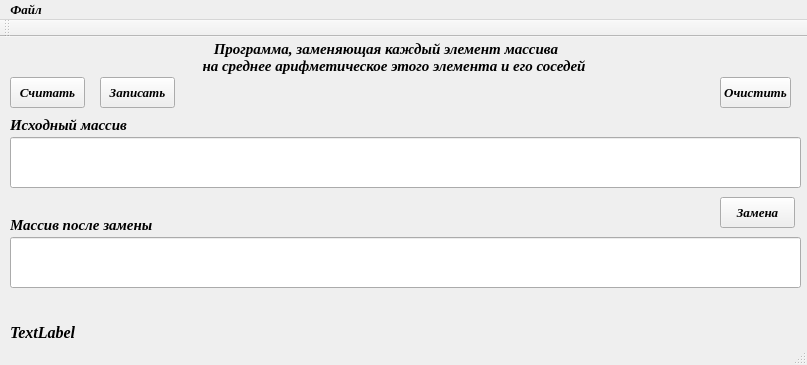
<?xml version="1.0" encoding="UTF-8"?>
<ui version="4.0">
 <class>MainWindow</class>
 <widget class="QMainWindow" name="MainWindow">
  <property name="windowModality">
   <enum>Qt::NonModal</enum>
  </property>
  <property name="geometry">
   <rect>
    <x>0</x>
    <y>0</y>
    <width>807</width>
    <height>365</height>
   </rect>
  </property>
  <property name="font">
   <font>
    <family>Times New Roman</family>
    <pointsize>10</pointsize>
    <weight>75</weight>
    <italic>true</italic>
    <bold>true</bold>
   </font>
  </property>
  <property name="windowTitle">
   <string>КиТПО лабораторная работа №1</string>
  </property>
  <property name="layoutDirection">
   <enum>Qt::LeftToRight</enum>
  </property>
  <property name="autoFillBackground">
   <bool>false</bool>
  </property>
  <widget class="QWidget" name="centralWidget">
   <widget class="QLabel" name="label">
    <property name="geometry">
     <rect>
      <x>120</x>
      <y>-10</y>
      <width>651</width>
      <height>61</height>
     </rect>
    </property>
    <property name="font">
     <font>
      <family>Times New Roman</family>
      <pointsize>11</pointsize>
      <weight>75</weight>
      <italic>true</italic>
      <bold>true</bold>
     </font>
    </property>
    <property name="cursor">
     <cursorShape>IBeamCursor</cursorShape>
    </property>
    <property name="mouseTracking">
     <bool>true</bool>
    </property>
    <property name="text">
     <string>                         Программа, заменяющая каждый элемент массива
                      на среднее арифметическое этого элемента и его соседей</string>
    </property>
   </widget>
   <widget class="QLineEdit" name="lineEdit">
    <property name="geometry">
     <rect>
      <x>10</x>
      <y>100</y>
      <width>791</width>
      <height>51</height>
     </rect>
    </property>
    <property name="font">
     <font>
      <family>Times New Roman</family>
      <pointsize>14</pointsize>
      <weight>75</weight>
      <italic>true</italic>
      <bold>true</bold>
     </font>
    </property>
   </widget>
   <widget class="QLineEdit" name="lineEdit_2">
    <property name="geometry">
     <rect>
      <x>10</x>
      <y>200</y>
      <width>791</width>
      <height>51</height>
     </rect>
    </property>
    <property name="font">
     <font>
      <family>Times New Roman</family>
      <pointsize>14</pointsize>
      <weight>75</weight>
      <italic>true</italic>
      <bold>true</bold>
     </font>
    </property>
   </widget>
   <widget class="QPushButton" name="WriteFileButton">
    <property name="geometry">
     <rect>
      <x>100</x>
      <y>40</y>
      <width>75</width>
      <height>31</height>
     </rect>
    </property>
    <property name="font">
     <font>
      <family>Times New Roman</family>
      <pointsize>10</pointsize>
      <weight>75</weight>
      <italic>true</italic>
      <bold>true</bold>
     </font>
    </property>
    <property name="text">
     <string>Записать</string>
    </property>
   </widget>
   <widget class="QLabel" name="status">
    <property name="geometry">
     <rect>
      <x>10</x>
      <y>280</y>
      <width>671</width>
      <height>31</height>
     </rect>
    </property>
    <property name="font">
     <font>
      <family>Times New Roman</family>
      <pointsize>12</pointsize>
      <weight>75</weight>
      <italic>true</italic>
      <bold>true</bold>
     </font>
    </property>
    <property name="text">
     <string>TextLabel</string>
    </property>
   </widget>
   <widget class="QPushButton" name="ReadFileButton">
    <property name="geometry">
     <rect>
      <x>10</x>
      <y>40</y>
      <width>75</width>
      <height>31</height>
     </rect>
    </property>
    <property name="font">
     <font>
      <family>Times New Roman</family>
      <pointsize>10</pointsize>
      <weight>75</weight>
      <italic>true</italic>
      <bold>true</bold>
     </font>
    </property>
    <property name="text">
     <string>Считать</string>
    </property>
   </widget>
   <widget class="QPushButton" name="MainButton">
    <property name="geometry">
     <rect>
      <x>720</x>
      <y>160</y>
      <width>75</width>
      <height>31</height>
     </rect>
    </property>
    <property name="font">
     <font>
      <family>Times New Roman</family>
      <pointsize>10</pointsize>
      <weight>75</weight>
      <italic>true</italic>
      <bold>true</bold>
     </font>
    </property>
    <property name="text">
     <string>Замена</string>
    </property>
   </widget>
   <widget class="QLabel" name="label_3">
    <property name="geometry">
     <rect>
      <x>10</x>
      <y>80</y>
      <width>151</width>
      <height>16</height>
     </rect>
    </property>
    <property name="font">
     <font>
      <family>Times New Roman</family>
      <pointsize>11</pointsize>
      <weight>75</weight>
      <italic>true</italic>
      <bold>true</bold>
     </font>
    </property>
    <property name="text">
     <string>Исходный массив</string>
    </property>
   </widget>
   <widget class="QLabel" name="label_4">
    <property name="geometry">
     <rect>
      <x>10</x>
      <y>180</y>
      <width>151</width>
      <height>16</height>
     </rect>
    </property>
    <property name="font">
     <font>
      <family>Times New Roman</family>
      <pointsize>11</pointsize>
      <weight>75</weight>
      <italic>true</italic>
      <bold>true</bold>
     </font>
    </property>
    <property name="text">
     <string>Массив после замены</string>
    </property>
   </widget>
   <widget class="QPushButton" name="clearButton">
    <property name="geometry">
     <rect>
      <x>720</x>
      <y>40</y>
      <width>71</width>
      <height>31</height>
     </rect>
    </property>
    <property name="font">
     <font>
      <family>Times New Roman</family>
      <pointsize>10</pointsize>
      <weight>75</weight>
      <italic>true</italic>
      <bold>true</bold>
     </font>
    </property>
    <property name="text">
     <string>Очистить</string>
    </property>
   </widget>
  </widget>
  <widget class="QMenuBar" name="menuBar">
   <property name="geometry">
    <rect>
     <x>0</x>
     <y>0</y>
     <width>807</width>
     <height>21</height>
    </rect>
   </property>
   <widget class="QMenu" name="menu">
    <property name="title">
     <string>Файл</string>
    </property>
    <addaction name="about"/>
    <addaction name="action"/>
   </widget>
   <addaction name="menu"/>
  </widget>
  <widget class="QToolBar" name="mainToolBar">
   <attribute name="toolBarArea">
    <enum>TopToolBarArea</enum>
   </attribute>
   <attribute name="toolBarBreak">
    <bool>false</bool>
   </attribute>
  </widget>
  <widget class="QStatusBar" name="statusBar"/>
  <action name="action">
   <property name="text">
    <string>Выход</string>
   </property>
   <property name="font">
    <font>
     <family>Times New Roman</family>
     <pointsize>10</pointsize>
     <weight>75</weight>
     <italic>true</italic>
     <bold>true</bold>
    </font>
   </property>
  </action>
  <action name="about">
   <property name="text">
    <string>О программе</string>
   </property>
   <property name="font">
    <font>
     <family>Times New Roman</family>
     <pointsize>10</pointsize>
     <weight>75</weight>
     <italic>true</italic>
     <bold>true</bold>
    </font>
   </property>
  </action>
 </widget>
 <layoutdefault spacing="6" margin="11"/>
 <resources/>
 <connections/>
</ui>
